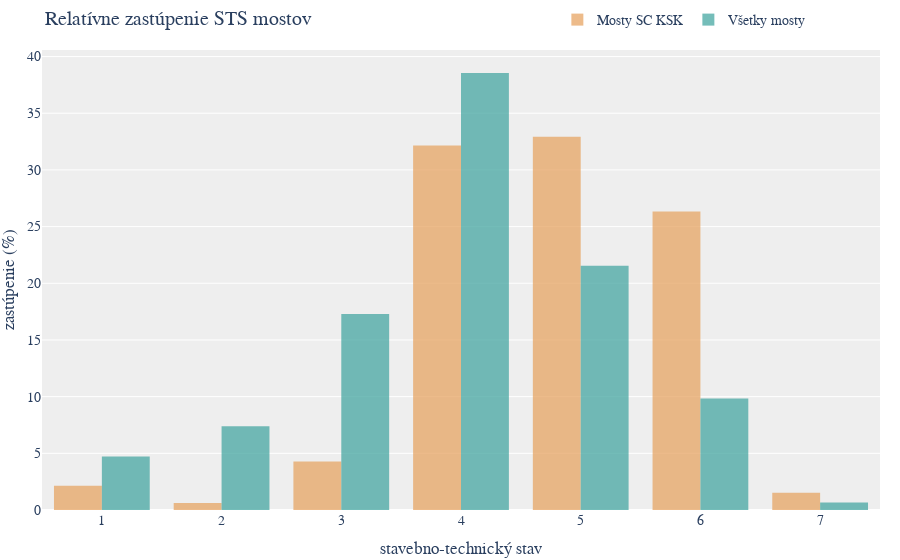

Notebook code cell kept with this figure:
### Code cell
import plotly.graph_objects as go

# Creating the histogram for filtered_bridges
trace_filtered = go.Histogram(
    x=filtered_bridges["n_2023"],
    name='Mosty SC KSK',
    marker_color='#e7a564 ',
    opacity=0.75,
    histnorm='percent',
    offsetgroup=1  # Set offsetgroup to 1 for the bars to be side by side
)

# Creating the histogram for df_bridges_all
trace_all = go.Histogram(
    x=df_bridges_all["n_2023"],
    name='Všetky mosty',
    marker_color='#46a7a2',
    opacity=0.75,
    histnorm='percent',
    offsetgroup=2  # Set offsetgroup to 2 for the bars to be side by side
)

# Creating the figure and adding the histograms
fig = go.Figure(data=[trace_filtered, trace_all])

# Update the layout with Montserrat font
fig.update_layout(
    title_text='Relatívne zastúpenie STS mostov',
    xaxis_title_text='stavebno-technický stav',
    yaxis_title_text='zastúpenie (%)',
    barmode='group',  # Set barmode to "group" for bars to be side by side
    font=dict(
        family="Montserrat, sans-serif",  # Set font family to Montserrat
        size=14
    ),
    legend=dict(
        orientation="h",  # Horizontal legend orientation
        yanchor="top",  # Anchor legend to the top
        y=1.10,  # Position the legend slightly above the plot
        xanchor="left",  # Anchor legend to the left
        x=.615  # Align legend to the left
    ),
    plot_bgcolor='#EEEEEE',
    margin=dict(l=0, r=20, t=50, b=50),  # Adjust margins for tight layout
    bargap=0.2
)

# Adjusting the opacity for better visualization
fig.update_traces(opacity=0.75)

fig.show()

### Figure 1 — Plotly figure (JSON) as saved in the notebook; plotly's stock layout.template omitted (floating-point values rounded to 4 significant figures; data arrays with more than 128 entries replaced by an {"elided": "..."} marker saying what was removed)
{"data": [{"histnorm": "percent", "marker": {"color": "#e7a564 "}, "name": "Mosty SC KSK", "offsetgroup": "1", "opacity": 0.75, "type": "histogram", "x": {"elided": "653 int values"}}, {"histnorm": "percent", "marker": {"color": "#46a7a2"}, "name": "Všetky mosty", "offsetgroup": "2", "opacity": 0.75, "type": "histogram", "x": {"elided": "8125 int values"}}], "layout": {"bargap": 0.2, "barmode": "group", "font": {"family": "Montserrat, sans-serif", "size": 14}, "legend": {"orientation": "h", "x": 0.615, "xanchor": "left", "y": 1.1, "yanchor": "top"}, "margin": {"b": 50, "l": 0, "r": 20, "t": 50}, "plot_bgcolor": "#EEEEEE", "title": {"text": "Relatívne zastúpenie STS mostov"}, "xaxis": {"title": {"text": "stavebno-technický stav"}}, "yaxis": {"title": {"text": "zastúpenie (%)"}}}}
